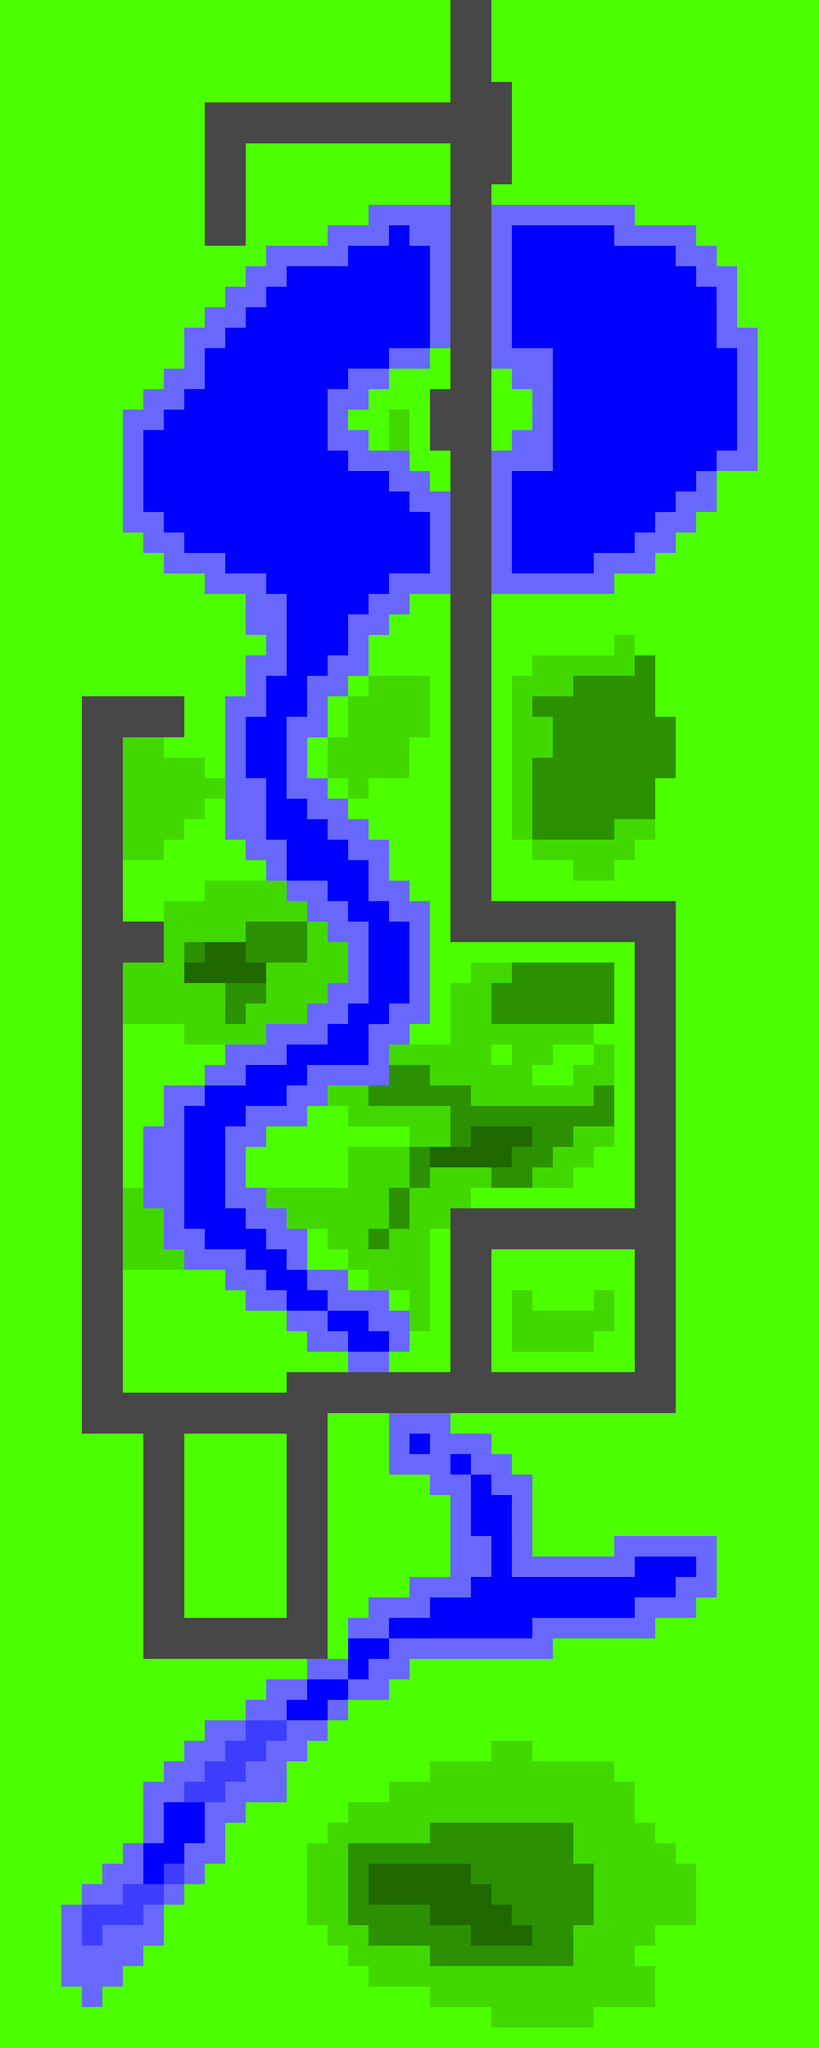

Rendered tile map (Tiled .tmx) drawn with the repository's tilesets; below, a short description and the map source with its tile grids summarised:
An orthogonal 40x100 tile map with 32x32 px tiles, 1 tile layer (ground), 2 hidden layers not drawn and 41 objects (9x house2, 5x shipHealth, 4x shipMaxHealth, 3x house1, 3x groundEnemy1, ...).

<map version="1.0" orientation="orthogonal" width="40" height="100" tilewidth="32" tileheight="32">
 <tileset firstgid="1" name="tileset1" tilewidth="32" tileheight="32">
  <image source="../images/tileset1.png" trans="ff00ff" width="512" height="512" />
 </tileset>
 <layer name="ground" width="40" height="100">
  <properties>
   <property name="z" value="0" />
  </properties>
  <data>[4000 cells, 4000 non-empty, 8 distinct tile ids]</data>
 </layer>
 <objectgroup name="objects" width="40" height="100">
  <properties>
   <property name="z" value="0" />
  </properties>
  <object type="player" x="517" y="3069" width="32" height="32" />
  <object type="house1" x="986" y="2579" width="96" height="128">
   <properties>
    <property name="height" value="8" />
   </properties>
  </object>
  <object type="groundEnemy1" x="448" y="2528" width="32" height="32" />
  <object type="house2" x="793" y="1997" width="160" height="128">
   <properties>
    <property name="height" value="12" />
   </properties>
  </object>
  <object type="boss1" x="704" y="320" width="64" height="64" />
  <object type="groundCivilVehicle1" x="376" y="2187" width="32" height="32" />
  <object type="groundCivilVehicle1" x="480" y="2272" width="32" height="32" />
  <object type="groundCivilVehicle1" x="320" y="2560" width="32" height="32" />
  <object type="house1" x="332" y="2288" width="64" height="192">
   <properties>
    <property name="height" value="10" />
   </properties>
  </object>
  <object type="house1" x="557" y="2321" width="96" height="128">
   <properties>
    <property name="height" value="8" />
   </properties>
  </object>
  <object type="house2" x="843" y="2216" width="160" height="128">
   <properties>
    <property name="height" value="12" />
   </properties>
  </object>
  <object type="house2" x="786" y="1592" width="160" height="128">
   <properties>
    <property name="height" value="12" />
   </properties>
  </object>
  <object type="house2" x="547" y="1109" width="135" height="103">
   <properties>
    <property name="height" value="12" />
   </properties>
  </object>
  <object type="house2" x="132" y="919" width="171" height="137">
   <properties>
    <property name="height" value="12" />
   </properties>
  </object>
  <object type="house2" x="219" y="1189" width="109" height="214">
   <properties>
    <property name="height" value="12" />
   </properties>
  </object>
  <object type="house2" x="787" y="946" width="204" height="66">
   <properties>
    <property name="height" value="12" />
   </properties>
  </object>
  <object type="house2" x="425" y="241" width="204" height="66">
   <properties>
    <property name="height" value="12" />
   </properties>
  </object>
  <object type="house2" x="178" y="163" width="120" height="304">
   <properties>
    <property name="height" value="12" />
   </properties>
  </object>
  <object type="shipHealth" x="448" y="2144" width="32" height="32" />
  <object type="cannonNew" x="832" y="1440" width="32" height="32" />
  <object type="cannonFaster" x="640" y="2208" width="32" height="32" />
  <object type="bombDamageUp" x="640" y="928" width="32" height="32" />
  <object type="bombFaster" x="864" y="1824" width="32" height="32" />
  <object type="shipFaster" x="512" y="1824" width="32" height="32" />
  <object type="shipHealth" x="256" y="1504" width="32" height="32" />
  <object type="shipMaxHealth" x="640" y="1024" width="32" height="32" />
  <object type="bombNew" x="224" y="416" width="32" height="32" />
  <object type="cannonNew" x="608" y="640" width="32" height="32" />
  <object type="bombDamageUp" x="1056" y="2240" width="32" height="32" />
  <object type="groundEnemy1" x="1088" y="2176" width="32" height="32" />
  <object type="groundEnemy1" x="320" y="2080" width="32" height="32" />
  <object type="groundEnemy2" x="608" y="1248" width="32" height="32" />
  <object type="shipHealth" x="992" y="608" width="32" height="32" />
  <object type="shipHealth" x="320" y="1504" width="32" height="32" />
  <object type="shipHealth" x="928" y="608" width="32" height="32" />
  <object type="flyingEnemy1" x="839" y="454" width="32" height="32" />
  <object type="cannonDamageUp" x="832" y="2400" width="32" height="32" />
  <object type="shipFaster" x="352" y="1312" width="32" height="32" />
  <object type="shipMaxHealth" x="288" y="608" width="32" height="32" />
  <object type="shipMaxHealth" x="352" y="608" width="32" height="32" />
  <object type="shipMaxHealth" x="256" y="1088" width="32" height="32" />
 </objectgroup>
 <layer name="foreground" width="40" height="100" visible="0">
  <data>[4000 cells, 0 non-empty, 0 distinct tile ids]</data>
 </layer>
 <layer name="background" width="40" height="100" visible="0">
  <data>[4000 cells, 0 non-empty, 0 distinct tile ids]</data>
 </layer>
 <objectgroup name="foregroundObjects" width="40" height="100" visible="0" />
 <objectgroup name="backgroundObjects" width="40" height="100" visible="0" />
</map>